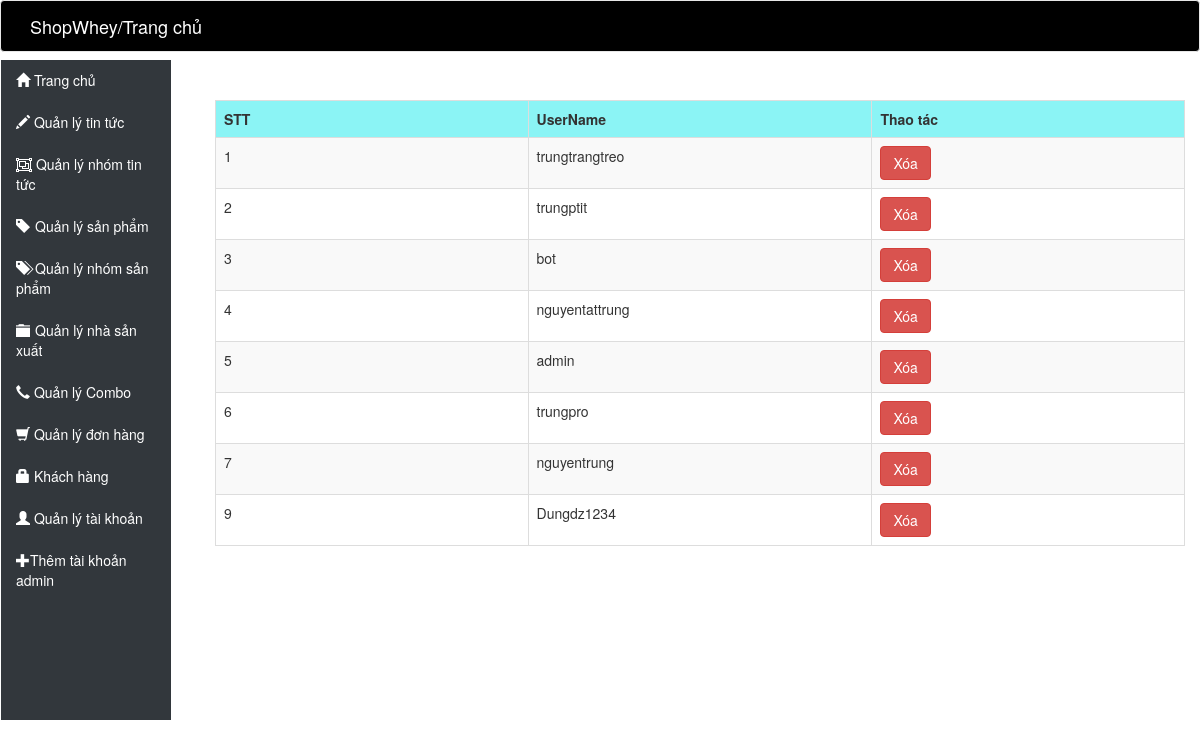
Screenshot of /admin/Index.php?page=quanlykhachhang with the database file from the repository.
### tables this page shows
CREATE TABLE IF NOT EXISTS `tbl_customer` (
`IdCustomer` int(156) NOT NULL,
  `NameCustomer` varchar(156) NOT NULL,
  `Pass` varchar(156) NOT NULL
);

### admin/View/quanlykhachhang.php (the view, shortened to what this page needs)
<head>
</head>
<?php
	$sql = "SELECT* FROM tbl_customer";
	$query = mysqli_query($conn, $sql);
?>
	<br><br>
	<table class="table table-striped table-hover table-bordered animated zoomIn">
		<tr>
			<td style="font-weight: bold;" class="hangdau">STT</td>
			<td style="font-weight: bold;" class="hangdau">UserName</td>
			<td style="font-weight: bold;" class="hangdau">Thao tác</td>
		</tr>
		<?php
		while ($row = mysqli_fetch_array($query)) {
			?>
		<tr>
			<td><?php echo($row["IdCustomer"]) ?></td>
			<td><?php echo($row["NameCustomer"]) ?></td>
			<td><a class="btn btn-danger" href="View/xoataikhoan.php?makh=<?php echo $row["IdCustomer"] ?>">Xóa</a></td>
		</tr>
		<?php
	}
	?>
</table>

### admin/View/quanlykhachhang.php (style rules this page uses)
td { width: 100px; white-space: nowrap; overflow: hidden; text-overflow: ellipsis; }
.hangdau { background: #8bf4f5; }

### rows the page displays
tbl_customer: IdCustomer "1", NameCustomer "trungtrangtreo"
tbl_customer: IdCustomer "2", NameCustomer "trungptit"
tbl_customer: IdCustomer "3", NameCustomer "bot"
tbl_customer: IdCustomer "4", NameCustomer "nguyentattrung"
tbl_customer: IdCustomer "5", NameCustomer "admin"
tbl_customer: IdCustomer "6", NameCustomer "trungpro"
tbl_customer: IdCustomer "7", NameCustomer "nguyentrung"
tbl_customer: IdCustomer "9", NameCustomer "Dungdz1234"
